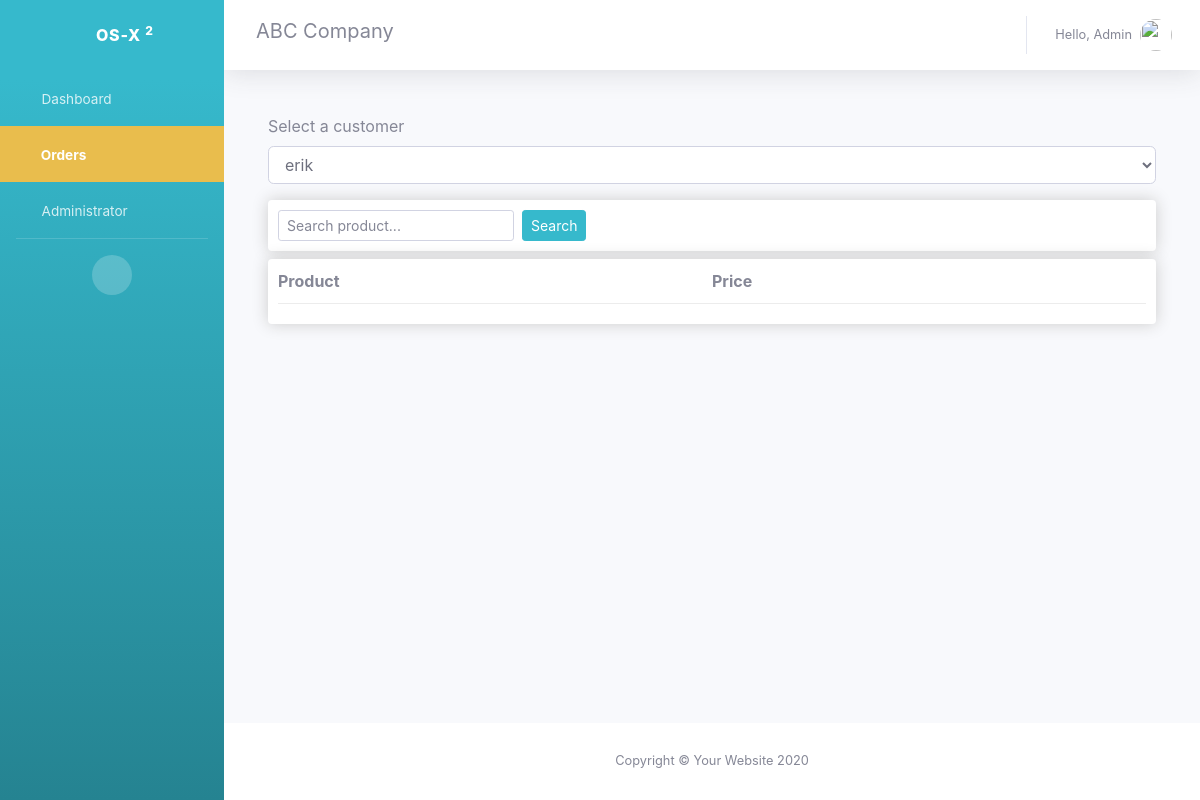
The app's page /product/ (signed in), older data.
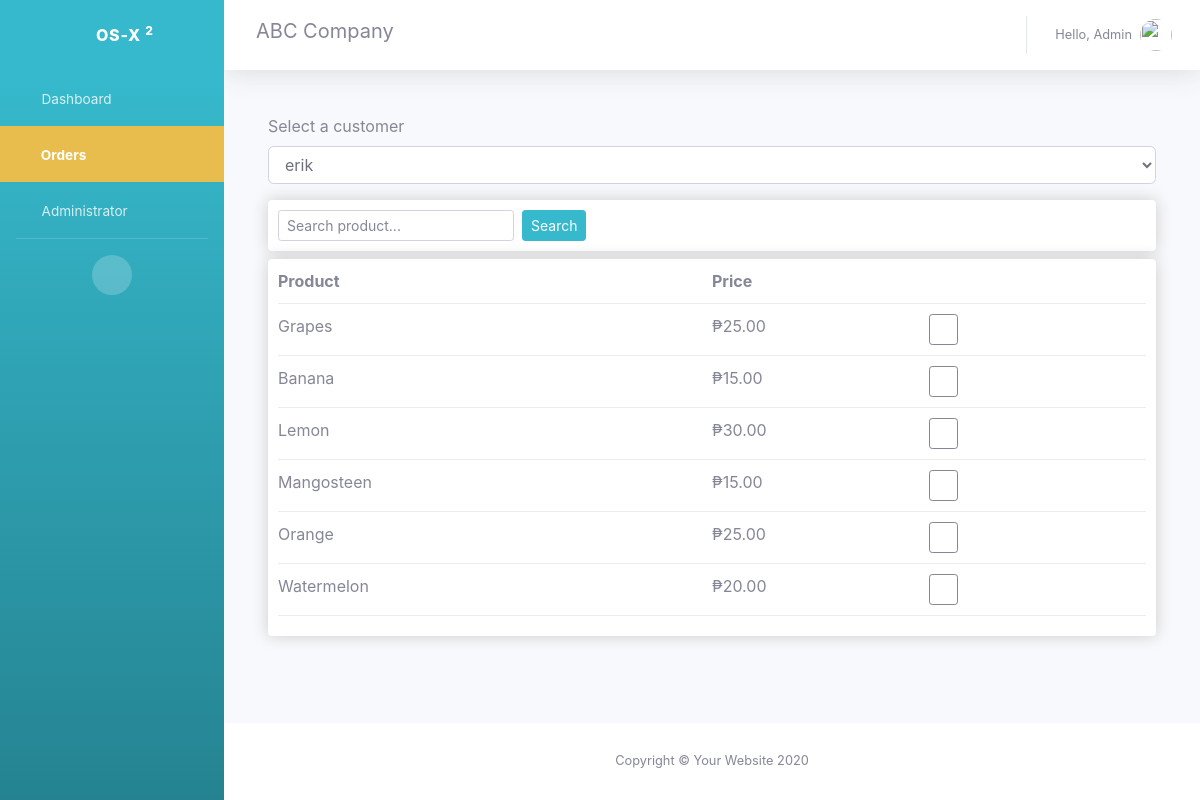
The same page, newer data.
### accounts/models.py (models this page shows, shortened)
class Product(models.Model):
    name = models.CharField(max_length=255)
    price = models.FloatField()

### accounts/decorators.py (the view)
        def wrapper_func(request, *args, **kwargs):
            group = None
            if request.user.groups.exists():
                group = request.user.groups.all()[0].name
            if group in allowed_roles:
                return view_func(request, *args, **kwargs)
            else:
                return HttpResponse('You are not authozired to view this page.')

### accounts/views.py (called while the page is built)
@login_required(login_url='login')
@allowed_users(allowed_roles=['admin'])
def products(request):
    products = Product.objects.get_queryset().order_by('name')
    customers = Customer.objects.all()
    productFilter = ProductFilter(request.GET, queryset=products)
    products = productFilter.qs
    paginator = Paginator(products, 10)
    page_number = request.GET.get('page')
    try:
        products = paginator.page(page_number)
    except PageNotAnInteger:
        products = paginator.page(1)
    except EmptyPage:
        products = paginator.page(paginator.num_pages)
    context = {'products': products, 'customers': customers,
               'productFilter': productFilter, 'paginator': paginator}
    return render(request, 'accounts/product.html', context)

### accounts/templates/accounts/product.html (shortened to what this page needs)
{% extends 'accounts/main.html' %} {% load crispy_forms_tags %}
{% block content %}
<div class="row">
  <div class="col-md-12">
    <div class="card-body">
      <div class="form-group">
        <label>Select a customer</label>
        <select type="text" class="form-control" id="customers">
          {% for customer in customers %}
          <option value="{{customer.id}}">
            {{customer.name}}
          </option>
          {% endfor %}
        </select>
      </div>
      <div class="box-element mb-2">
        <div style="display: flex;">
          <form class="form-inline" action="" method="GET">
            {{ productFilter.form | crispy }}
            <button type="submit" class="btn btn-info btn-sm ml-2">Search</button>
          </form>
        </div>
      </div>
      <div class="box-element">
        <div class="cart-row">
          <div style="flex: 2"><strong>Product</strong></div>
          <div style="flex: 1"><strong>Price</strong></div>
          <div style="flex: 1"></div>
        </div>
        {% for product in products %}
        <div class="cart-row">
          <div style="flex: 2">{{product.name | title}}</div>
          <div style="flex: 1">₱{{product.price | floatformat:2}}</div>
          <div style="flex: 1">
            <a href="#" data-product="{{product.id}}" data-action="add"
              class="btn btn-outline-secondary add-btn btn-sm update-cart"><i class="fa fa-cart-plus"></i></a>
          </div>
        </div>
        {% endfor %}
      </div>
    </div>
  </div>
</div>
{% endblock %}

### accounts/templates/accounts/main.html (shortened to what this page needs)
<!DOCTYPE html>
<html lang="en">
{% load static %}
<head>
  <link href="{% static 'vendor/fontawesome-free/css/all.min.css' %}" rel="stylesheet" type="text/css" />
  <link href="{%static 'fonts/nunito.css' %}" rel="stylesheet" />
  <link href="{% static 'css/sb-admin-2.min.css' %}" rel="stylesheet" />
  <link href="{% static 'css/main.css' %}" rel="stylesheet" />
</head>
<body id="page-top">
  <div id="wrapper">
    <ul class="navbar-nav bg-gradient-info sidebar sidebar-dark accordion" id="accordionSidebar">
      <a class="sidebar-brand d-flex align-items-center justify-content-center" href="{% url 'home' %}">
        <div class="sidebar-brand-icon">
          <i class="fas fa-shopping-basket"></i>
        </div>
        <div class="sidebar-brand-text mx-3">os-x <sup>2</sup></div>
      </a>
      {% if request.user.is_staff %}
      {% with url_name=request.resolver_match.url_name %}
      <li class="nav-item {% if url_name == 'home' %}activeMenu{% endif %}">
        <a class="nav-link {% if url_name == 'home' %}text-white{% endif %}" href="{% url 'home' %}">
          <i class="fas fa-fw fa-tachometer-alt"></i>
          <span>Dashboard</span></a>
      </li>
      <li class="nav-item {% if url_name == 'product' %}activeMenu{% endif %}">
        <a class="nav-link {% if url_name == 'product' %}text-white{% endif %}" href="{% url 'product' %}">
          <i class="fas fa-fw fa-hamburger"></i>
          <span>Orders</span></a>
      </li>
      <li class="nav-item {% if url_name == 'product_form' or url_name == 'customer_form' %}parentMenu{% endif %}">
        <a class=" nav-link" href="#" data-toggle="collapse" data-target="#collapseTwo" aria-expanded="true"
          aria-controls="collapseTwo">
          <i class="fas fa-fw fa-user-cog"></i>
          <span>Administrator</span>
        </a>
      </li>
      {% endwith %}
      {% endif %}
      <hr class="sidebar-divider d-none d-md-block">
      <div class="text-center d-none d-md-inline">
        <button class="rounded-circle border-0" id="sidebarToggle"></button>
      </div>
    </ul>
    <div id="content-wrapper" class="d-flex flex-column">
      <div id="content">
        <nav class="navbar navbar-expand navbar-light bg-white topbar mb-4 static-top shadow">
          <div class="d-none d-sm-inline-block form-inline mr-auto ml-md-3 my-2 my-md-0 mw-100">
            <h5 class="text-gray-600">ABC Company</h5>
          </div>
          <ul class="navbar-nav ml-auto">
            {% if request.user.is_staff %}
            {% with url_name=request.resolver_match.url_name %}
            {% if url_name == 'product' %}
            <li class="nav-item dropdown no-arrow mx-1">
              <a class="nav-link dropdown-togglem" href="#">
                <i class="fas fa fa-shopping-cart" id="cart-icon"></i>
              </a>
            </li>
            {% endif %}
            {% endwith %}
            {% endif %}
            <li class="nav-item dropdown no-arrow">
              <a class="nav-link dropdown-toggle" href="#" id="userDropdown" role="button" data-toggle="dropdown"
                aria-haspopup="true" aria-expanded="false">
                <span class="mr-2 d-none d-lg-inline text-gray-600 small">Hello,
                  {{request.user.username|capfirst}}</span>
                <img class="img-profile rounded-circle" src="{% static 'images/user.jpg' %}" />
              </a>
            </li>
          </ul>
        </nav>
        <div class="container-fluid">
          {% block content %} {% endblock %}
        </div>
      </div>
      <footer class="sticky-footer bg-white">
        <div class="container my-auto">
          <div class="copyright text-center my-auto">
            <span>Copyright &copy; Your Website 2020</span>
          </div>
        </div>
      </footer>
    </div>
  </div>
</body>
</html>

### static/css/main.css (style rules this page uses)
body { background-color: hsl(0, 0%, 98%); }
h1, h2, h3, h4, h5, h6 { color: hsl(0, 0%, 30%); }
.box-element { box-shadow: hsl(0, 0%, 80%) 0 0 16px; background-color: #fff; border-radius: 4px; padding: 10px; }
#cart-icon { width: 25px; display: inline-block; margin-left: 15px; }
.cart-row { display: flex; align-items: flex-stretch; padding-bottom: 10px; margin-bottom: 10px; border-bottom: 1px solid #ececec; }
.sidebar-dark .nav-item.activeMenu .nav-link i { font-weight: bold; color: #fff; }
.activeMenu { font-weight: bold; background-color: #e9bd4d; }

Row changes from the older to the newer data that the page shows:
added Product: name "Grapes", price "25.00"
added Product: name "Banana", price "15.00"
added Product: name "Lemon", price "30.00"
added Product: name "Mangosteen", price "15.00"
added Product: name "Orange", price "25.00"
added Product: name "Watermelon", price "20.00"
